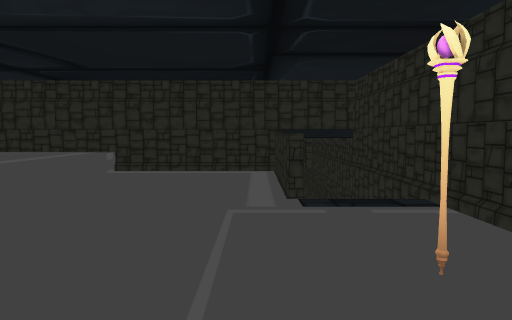
[1] (above)

16 first-person views from a walk through a Unity game level. The camera is 1.3 m above the floor, tilts 4° down and sees 70° across. The floor is counted in squares, 1 m on a side. Each view is taken from the middle of a square. On the plan, view 1 faces up. The plan holds only what a view shows up to about 15 squares ahead; the rest is blank. The place goes on beyond the plan. The player character is not drawn. Some animated figures are not drawn.

[2]
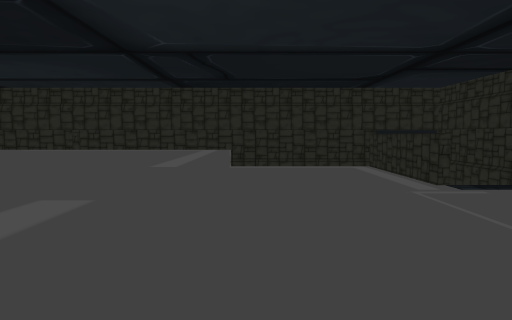

[3]
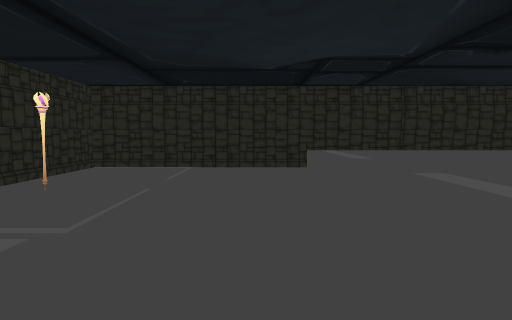

[4]
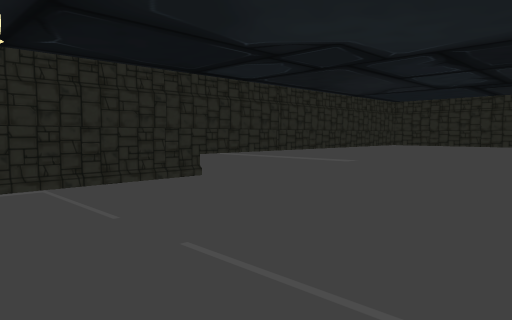

[5]
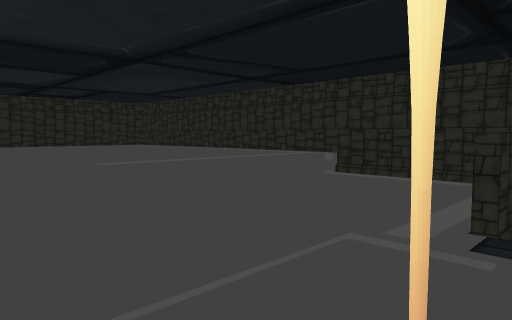

[6]
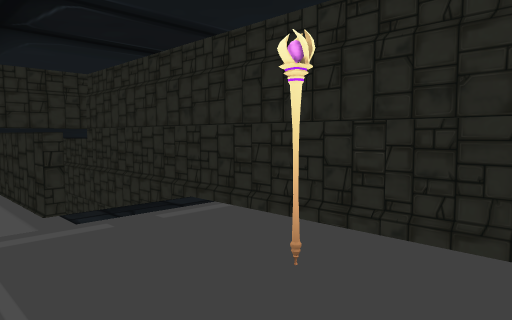

[7]
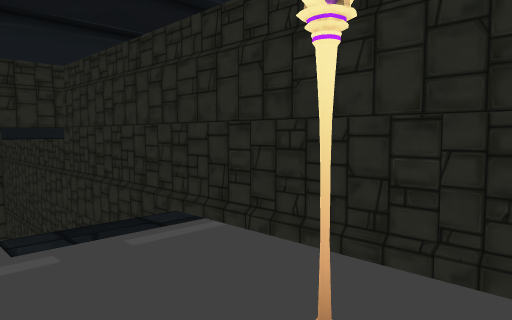

[8]
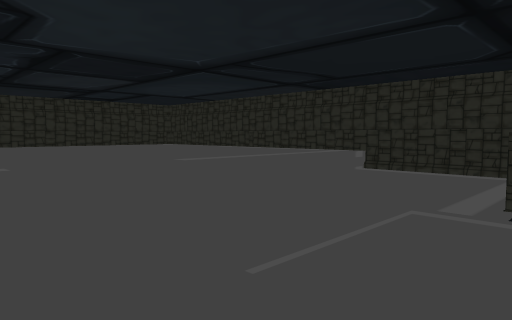

[9]
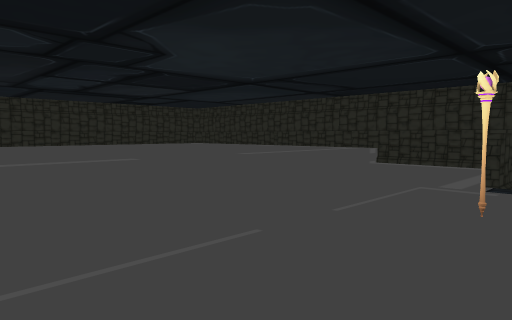

[10]
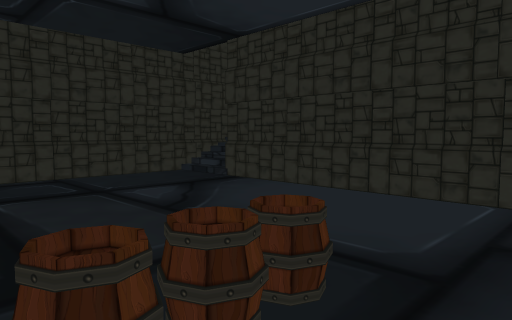

[11]
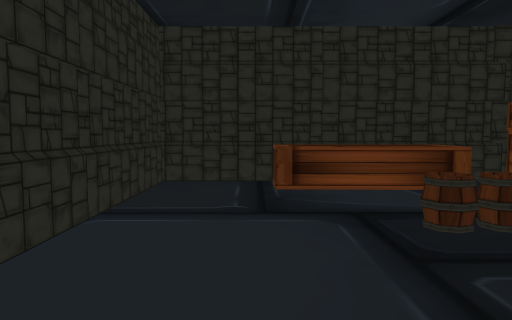

[12]
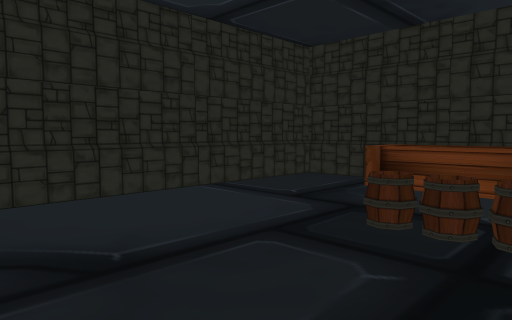

[13]
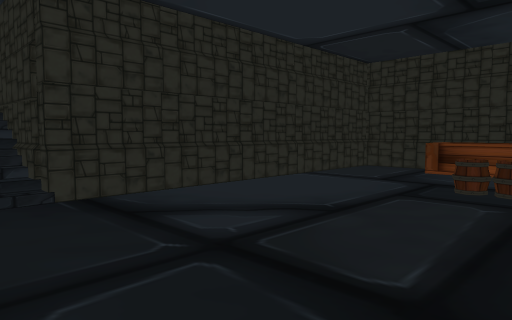

[14]
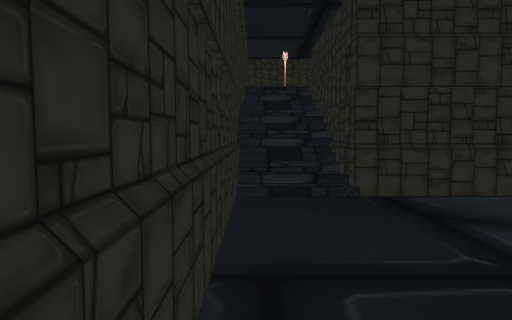

[15]
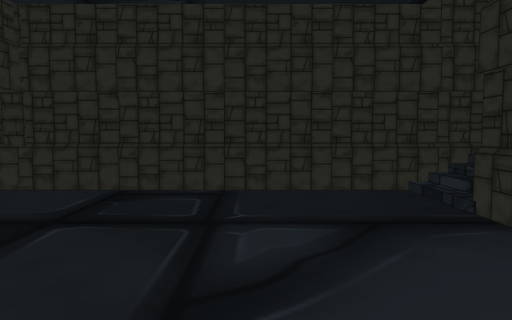

[16]
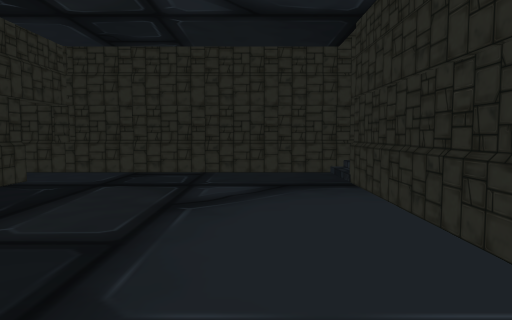

### Floor plan
Key: @ floor where view 1 was taken; # wall or solid block; . main floor; - floor 3 m lower than the main floor; / step, stairs or slope; ^ raised ledge; v drop or lower ground; B barrel; T table.
Columns run from 13 left of view 1 to 4 right of it. Each row starts with its distance up from view 1.
 21   #T -     ------#
 20   TT---B---------#
 19   TT---B---------#
 18   TT-------------#
 17   TT-------------#
 16   #--------------#
 15   #--------------#
 14   #--------------#
 13   #############//#
 12       v^^.....# /#
 11      v^^^.....# /#
 10     v^^^^.....^ /#
  9    v^^^^^.....# /#
  8   v^^^^^^.....^ /#
  7 ^^^^^^^^^........#
  6 ^^^^^^^^^........#
  5 ^^^^^^^^^........#
  4 ^^^^^^^^^........#
  3 ^^^^^^^^^......#.#
  2 ^^^^^^^^^........#
  1 ^^^^^^^^^........#
  0 ^^^^^^^^^....@...#
 -1  ^^^^^^^^........#
 -2  ^^^^^^^^........#
 -3  ^^^^^^^^........#
 -4 ##################

Where each view was taken, in squares from view 1:
view 1: 0 up, 0 right, facing up
view 2: 2 down, 4 left, facing up
view 3: 11 up, 3 left, facing down
view 4: 6 up, 2 right, facing down-left
view 5: 2 up, 2 right, facing up-left
view 6: 1 up, 1 left, facing up-right
view 7: 2 up, 0 right, facing up-right
view 8: 0 up, 2 right, facing up-left
view 9: 3 down, 3 right, facing up-left
view 10: 21 up, 8 left, facing down-right
view 11: 16 up, 1 left, facing left
view 12: 21 up, 1 left, facing down-left
view 13: 21 up, 3 right, facing down-left
view 14: 21 up, 3 right, facing down
view 15: 17 up, 5 left, facing right
view 16: 16 up, 9 left, facing right
